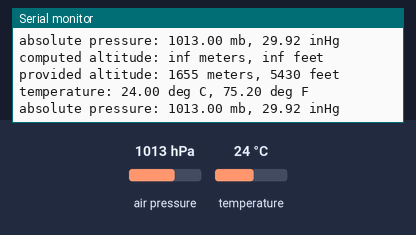
This sketch was run on a simulated Arduino Uno, built with avr-gcc and run on an emulated ATmega328P. Shown: the last lines printed to the serial monitor. Inputs (shaded band) come from the test bench; at power-on: air pressure 1013 hPa, temperature 24 °C.

Above: at 1.2 s.
1.3 s: air pressure set to 952 hPa
At 1.32 s:
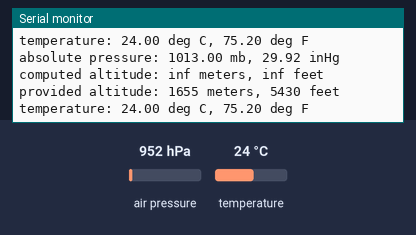
4.3 s: temperature set to 41 °C
At 4.4 s:
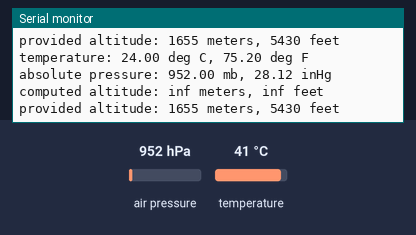
7.3 s: air pressure set to 1000 hPa
At 7.33 s:
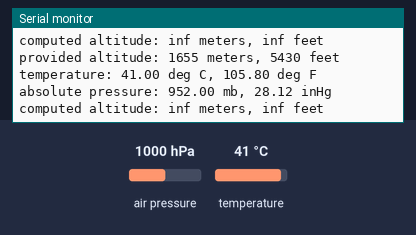
10.3 s: temperature set to 12 °C
At 10.32 s:
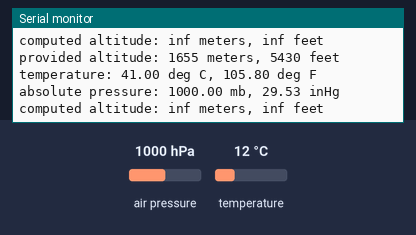
13.3 s: air pressure set to 975 hPa
At 13.33 s:
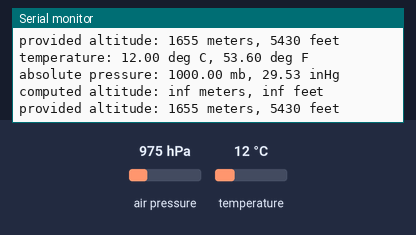
16.3 s: air pressure set to 1025 hPa
At 16.33 s:
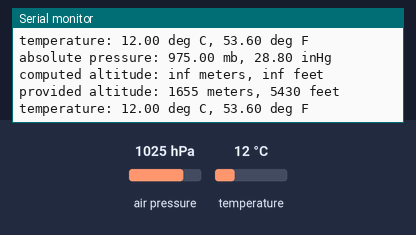
Timing chart, 0 to 19.3 s (numbered marks = the images above; inputs shaded):
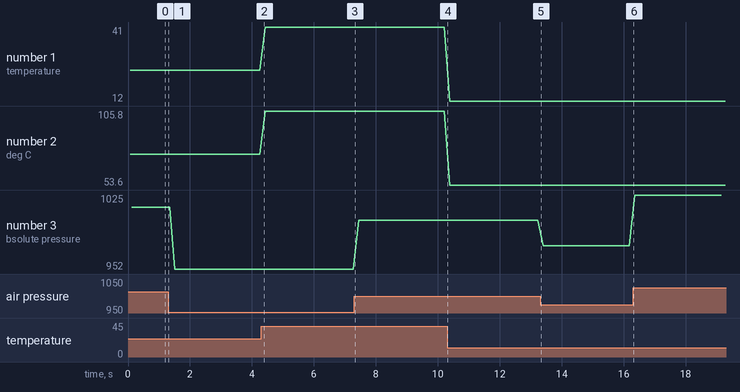

The sketch:

BMP-180.ino
```cpp
#include <SFE_BMP180.h>
#include <Wire.h>

SFE_BMP180 pressure; // obj
#define ALTITUDE 1655.0

void setup() {
  /*
    ----------BMP180
    https://github.com/sparkfun/BMP180_Breakout/blob/master/Libraries/Arduino/examples/SFE_BMP180_example/SFE_BMP180_example.ino
    MQ7
    MQ5
    Buzzer
    Temt6000
    Display Oled SPI
  */
  Serial.begin(9600);
  Serial.println("REBOOT");
  if (pressure.begin())
    Serial.println("BMP180 init success");
}

void loop() {
  char status;
  double T, P, p0, a;
  //t:temp, p: pression, a: altitud, p0: sealevel

  Serial.println();
  Serial.print("provided altitude: ");
  Serial.print(ALTITUDE, 0);
  Serial.print(" meters, ");
  Serial.print(ALTITUDE * 3.28084, 0);
  Serial.println(" feet");

  status = pressure.startTemperature();
  if (status != 0)
  {
    // Wait for the measurement to complete:
    delay(status);

    // arranca a sensar y pasa a obtener el dato

    status = pressure.getTemperature(T);
    if (status != 0)
    {
      // Print out the measurement:
      Serial.print("temperature: ");
      Serial.print(T, 2);
      Serial.print(" deg C, ");
      Serial.print((9.0 / 5.0)*T + 32.0, 2);
      Serial.println(" deg F");

      // una vez que tiene la temp, pasa a la presión

      status = pressure.startPressure(3);
      if (status != 0)
      {
        // Wait for the measurement to complete:
        delay(status);

        // arranca a sensar y pasa a obtener el dato

        status = pressure.getPressure(P, T);
        if (status != 0)
        {
          // Print out the measurement:
          Serial.print("absolute pressure: ");
          Serial.print(P, 2);
          Serial.print(" mb, ");
          Serial.print(P * 0.0295333727, 2);
          Serial.println(" inHg");

          /* La presión, al ser absoluta, varái con la altitud.
             Si queremos corregirla, usamos el sealevel function y la altitud.

            p0 = pressure.sealevel(P, ALTITUDE); // we're at 1655 meters (Boulder, CO)
            Serial.print("relative (sea-level) pressure: ");
            Serial.print(p0, 2);
            Serial.print(" mb, ");
            Serial.print(p0 * 0.0295333727, 2);
            Serial.println(" inHg");*/

          // nos permite obtener la altitud DSPS de la presión y temp
          a = pressure.altitude(P, p0);
          Serial.print("computed altitude: ");
          Serial.print(a, 0);
          Serial.print(" meters, ");
          Serial.print(a * 3.28084, 0);
          Serial.println(" feet");
        }
        else Serial.println("error obteniendo presión\n");
      }
      else Serial.println("error comenzando presión\n");
    }
    else Serial.println("error obteniendo temp\n");
  }
  else Serial.println("error comenzando temp\n");

  //delay(1000)

}
```

Measured:
- plotted number 1: 24 → 41 after the input at 4.3 s, 41 → 12 after the input at 10.3 s
- plotted number 2: 75.2 → 105.8 after the input at 4.3 s, 105.8 → 53.6 after the input at 10.3 s
- plotted number 3: 1013 → 952 after the input at 1.3 s, 952 → 1000 after the input at 7.3 s, 1000 → 975 after the input at 13.3 s, 975 → 1025 after the input at 16.3 s
